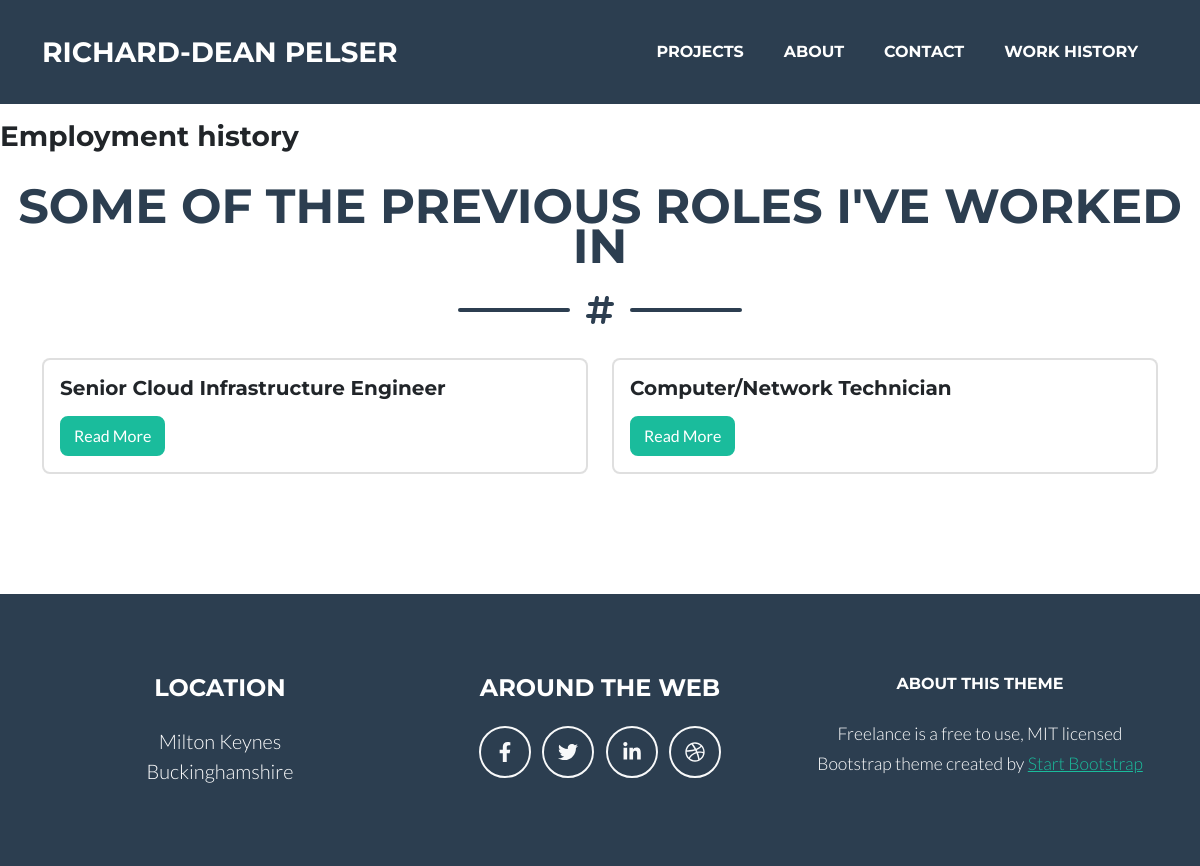
/workhistory/, run on an earlier commit of the app's database.
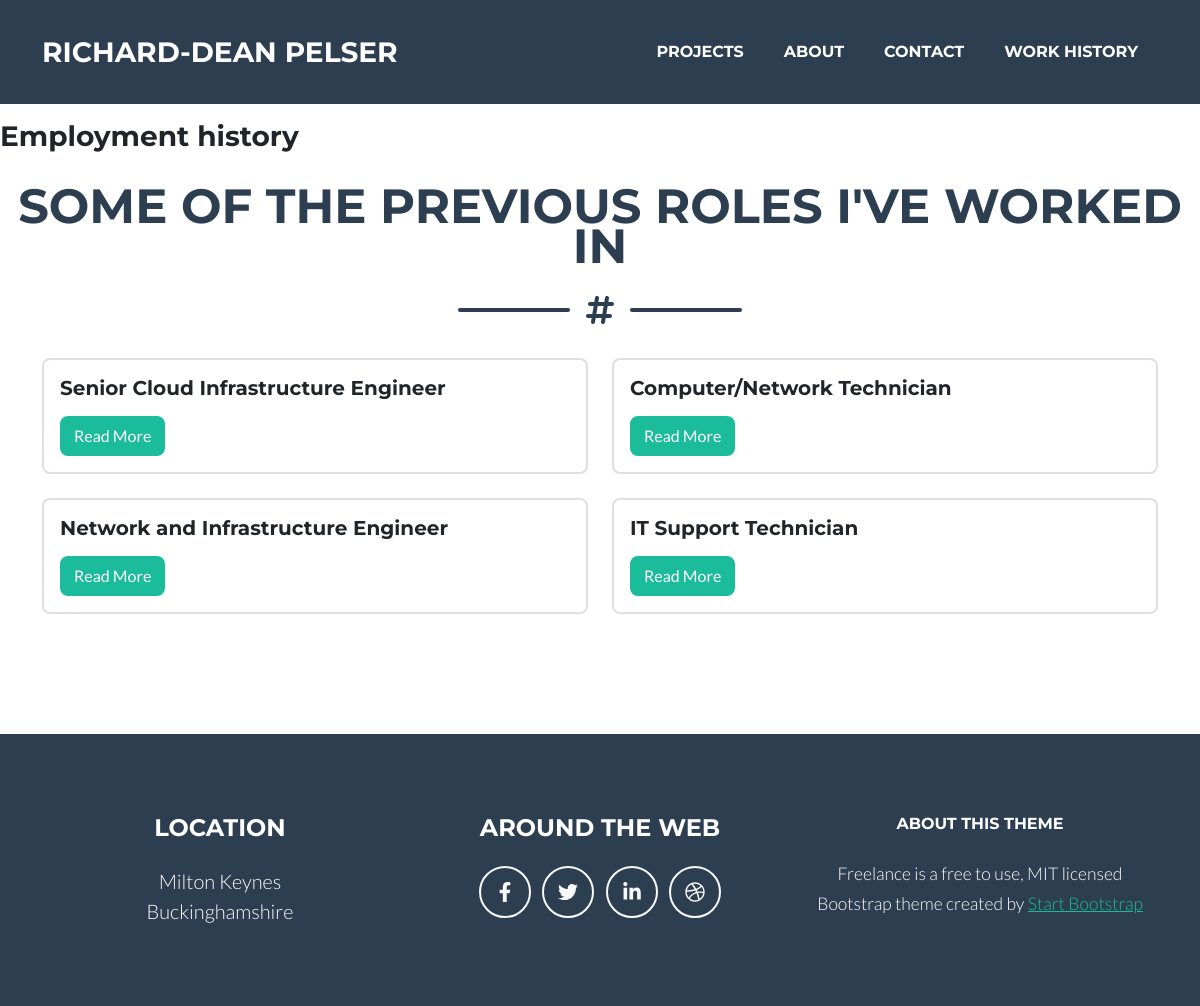
And on a later commit of the database.
### portfolio/models.py (models this page shows, shortened)
class Role(models.Model):
    title = models.CharField(max_length=100, unique=True)
    slug = models.SlugField(max_length=100, unique=True)
    organisation = models.CharField(max_length=100, unique=True)
    body = RichTextUploadingField(null = True, blank=True)
    status = models.IntegerField(choices=ROLE_STATUS, default=0)

### portfolio/views.py (the view)
# urls.py: path('workhistory/', views.work_history_page, name="work_history_page"),
def work_history_page(request):
    roles = Role.objects.all()
    context = {'roles': roles}
    return render(request, 'workhistory.html', context)

### portfolio/templates/workhistory.html (shortened to what this page needs)
{% extends 'base.html' %}
{% load static %}
{% block content %}
<section class="page-section portfolio" id="portfolio">
    <h3>Employment history</h3>
    <br>
    <h2 class="page-section-heading text-center text-uppercase text-secondary mb-0">Some of the previous roles I've
        worked in</h2>
    <div class="divider-custom">
        <div class="divider-custom-line"></div>
        <div class="divider-custom-icon"><i class="fas fa-hashtag"></i></div>
        <div class="divider-custom-line"></div>
    </div>
    <div class="container">
        <div class="row">
            {% for role in roles %}
            <div class="col-md-6 mb-4">
                <div class="card">
                    <div class="card-body">
                        <h5 class="card-title">{{role.title}}</h5>
                        <a class="btn btn-primary" data-bs-toggle="modal"
                            data-bs-target="#portfolioModal-{{role.id}}">Read More</a>
                    </div>
                </div>
            </div>
            {% empty %}
            <h3>There are no roles in the database...</h3>
            {% endfor %}
        </div>
    </div>
</section>
{% endblock content %}

### portfolio/templates/base.html (shortened to what this page needs)
{% load static %}
<!DOCTYPE html>
<html lang="en">
<head>
    <link href="{% static 'css/styles.css' %}" rel="stylesheet" />
</head>
<body id="page-top">
    {% block navbar %} {% include 'navbar.html' %} {% endblock navbar %}
    {% block content %}{% endblock content %}
    {% block footer %} {% include 'footer.html' %} {% endblock footer %}
</body>
</html>

### portfolio/templates/navbar.html (shortened to what this page needs)
    <nav class="navbar navbar-expand-lg bg-secondary text-uppercase fixed-top" id="mainNav">
        <div class="container">
            <a class="navbar-brand" href="/">Richard-Dean Pelser</a>
            <div class="collapse navbar-collapse" id="navbarResponsive">
                <ul class="navbar-nav ms-auto">
                    <li class="nav-item mx-0 mx-lg-1"><a class="nav-link py-3 px-0 px-lg-3 rounded"
                            href="/projects">Projects</a></li>
                    <li class="nav-item mx-0 mx-lg-1"><a class="nav-link py-3 px-0 px-lg-3 rounded"
                            href="/about">About</a></li>
                    <li class="nav-item mx-0 mx-lg-1"><a class="nav-link py-3 px-0 px-lg-3 rounded"
                            href="#contact">Contact</a></li>
                    <li class="nav-item mx-0 mx-lg-1"><a class="nav-link py-3 px-0 px-lg-3 rounded"
                        href="/workhistory">Work history</a></li>
                </ul>
            </div>
        </div>
    </nav>
    <br />

### portfolio/templates/footer.html
<footer class="footer text-center">
    <div class="container">
        <div class="row">
            <div class="col-lg-4 mb-5 mb-lg-0">
                <h4 class="text-uppercase mb-4">Location</h4>
                <p class="lead mb-0">
                    Milton Keynes
                    <br />
                    Buckinghamshire
                </p>
            </div>
            <div class="col-lg-4 mb-5 mb-lg-0">
                <h4 class="text-uppercase mb-4">Around the Web</h4>
                <a class="btn btn-outline-light btn-social mx-1" href="#!"><i
                        class="fab fa-fw fa-facebook-f"></i></a>
                <a class="btn btn-outline-light btn-social mx-1" href="#!"><i class="fab fa-fw fa-twitter"></i></a>
                <a class="btn btn-outline-light btn-social mx-1" href="#!"><i
                        class="fab fa-fw fa-linkedin-in"></i></a>
                <a class="btn btn-outline-light btn-social mx-1" href="#!"><i class="fab fa-fw fa-dribbble"></i></a>
            </div>
            <div class="col-lg-4">
                <small><h6 class="text-uppercase mb-4">About this theme</h6></small>
                <p class="lead mb-0">
                    <small>Freelance is a free to use, MIT licensed Bootstrap theme created by
                    <a href="http://startbootstrap.com">Start Bootstrap</a></small>
                </p>
            </div>
        </div>
    </div>
</footer>

What changed in the data, as far as the page shows it:
added Role: title "Network and Infrastructure Engineer"
added Role: title "IT Support Technician"
